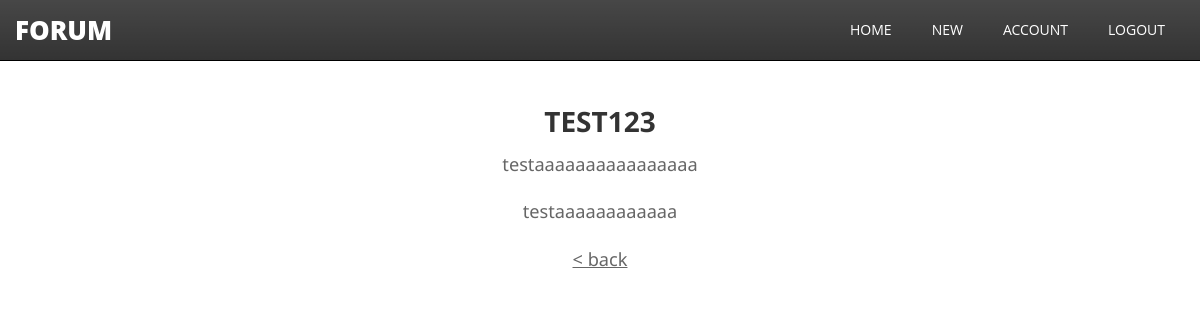
Before: /view.php?id=3 (signed in) with the older database file.
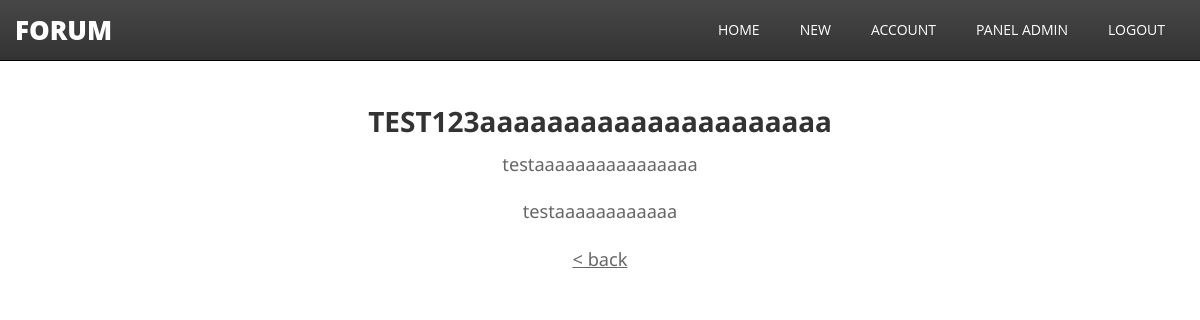
After: the same page with the newer database file.
### tables this page shows
CREATE TABLE `articles` (
  `id` int(11) NOT NULL,
  `title` text NOT NULL,
  `description` text NOT NULL,
  `content` text NOT NULL,
  `date` text NOT NULL,
  `author_id` int(11) NOT NULL,
  `author_username` varchar(255) NOT NULL
);

### view.php (the view, shortened to what this page needs)
<?php
    require('actions/articles/onePostInfosAction.php');
?>
<!DOCTYPE html>
<html lang="en">
<head>
    <link rel="stylesheet" href="./assets/navbar.css">
    <link rel="stylesheet" href="./assets/view.css">
</head>
<body>
<?php include 'includes/navbar.php'; ?>
<?php
if(isset($Post_content)){
    ?>
<div class = 'div'>
  <h1 class ='title' style='text-align: center;margin-top: 20px;'><?= $Post_title?></h1>
		<p class = 'text' style='text-align: center;margin-top: 20px;'><?= $Post_description?></p>
		  <p class = 'text' style='text-align: center;margin-top: 20px;'><?= $Post_content?></p>
		<p class = 'text'><a class = 'b' href="index.php">&lt; back</a></p>
</div>
<?php
      }
      ?>
</body>
</html>

### actions/articles/onePostInfosAction.php (shortened to what this page needs)
<?php
require('actions/database.php');
if(isset($_GET['id']) AND !empty($_GET['id'])){
    $idOfPost = $_GET['id'];
    $checkIfPostExists = $bdd->prepare('SELECT * FROM articles WHERE id = ?');
    $checkIfPostExists->execute(array($idOfPost));
    if($checkIfPostExists->rowCount() > 0){
        $postsInfos = $checkIfPostExists->fetch();
            $Post_title = $postsInfos['title'];
            $Post_description = $postsInfos['description'];
            $Post_content = $postsInfos['content'];
            $Post_description = str_replace("<br />",'',$Post_description);
            $Post_content = str_replace("<br />",'', $Post_content);
        }else{
            $errorMsg = "Vous n'avez pas les droits pour modifier cet article !";
        }
    }else{
        $errorMsg = "L'article n'a pas été trouvé !";
    }

### includes/navbar.php (shortened to what this page needs)
<header class="header-area">
  <div class="navbar-area">
    <div class="container">
      <nav class="site-navbar">
        <a href="index.php" class="site-logo">Forum</a>
        <ul>
          <li><a href="index.php">Home</a></li>
          <li><a href="newpost.php">New</a></li>
          <li><a href="profil.php">Account</a></li>
          <?php
          if($_SESSION['admin'] == 2){
          ?>
          <li><a href="adminpanel.php">Panel Admin</a></li>
          <?php
          }
          ?>
          <li><a href="actions/users/logoutAction.php">Logout</a></li>
        </ul>
      </nav>
    </div>
  </div>
</header>

### assets/navbar.css (style rules this page uses)
* { margin: 0; padding: 0; box-sizing: border-box; }
body { font-family: "Open Sans", sans-serif; font-size: 14px; font-weight: 400; line-height: 20px; }
.container { width: 100%; max-width: 1440px; margin: 0 auto; padding: 0 15px; }
.header-area { background: linear-gradient(rgba(0, 0, 0, 0.3), rgba(0, 0, 0, 0.5)), url(https://images.unsplash.com/photo-1528353518104-dbd48bee7bc4?ixlib=rb-1.2.1&ixid=eyJhcHBfaWQiOjEyMDd9&auto=format&fit=crop&w=2089&q=80); background-position: center center; background-size: cover; }
.navbar-area { background: rgba(0, 0, 0, 0.6); border-bottom: 1px solid #000; }
.site-navbar { display: flex; justify-content: space-between; align-items: center; }
a.site-logo { font-size: 26px; font-weight: 800; text-transform: uppercase; color: #fff; text-decoration: none; }
.site-navbar ul { margin: 0; padding: 0; list-style: none; display: flex; }
.site-navbar ul li a { color: #fff; padding: 20px; display: block; text-decoration: none; text-transform: uppercase; }

### assets/view.css (style rules this page uses)
* { -webkit-font-smoothing: antialiased; -webkit-text-size-adjust: 100%; }
body { font-weight: normal; font-style: normal; }
.div { width: 50%; max-width: 800px; min-width: 200px; margin: 50px auto; }
.title { margin-top: 10px; text-align: center; font-family: "Noto Sans", serif; color: #333; }
.text { margin-top: 20px; text-align: center; font-family: "Noto Sans", sans-serif; font-size: 1.3em; line-height: 1.5em; color: #666; }
a.b:link, a.b:visited { color: #666; text-decoration: underline; }

Changed rows visible on the page:
changed articles "testaaaaaaaaaaaaaaaa": title "TEST123" → "TEST123aaaaaaaaaaaaaaaaaaaaa"
Other visible differences:
text now shown: "PANEL ADMIN"
